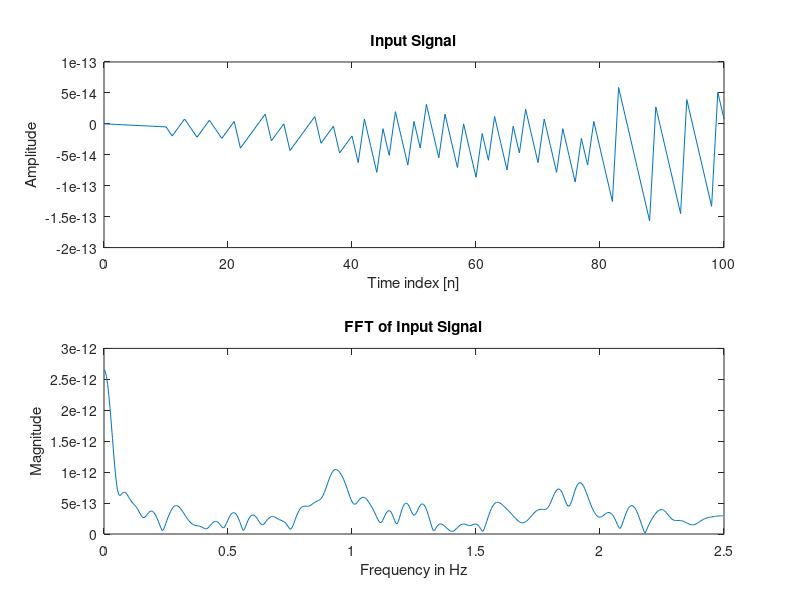

MATLAB code for this plot: (Note: this script raises an error after producing the figure.)
close all; 
clear all; 
clc;
% Define parameters
n = 0:100;    % Time samples
N = 1024;     % Number of FFT points
% User inputs for signal frequencies and filter parameters
f1 = input('Enter the frequency of signal-1 in Hz: ');
f2 = input('Enter the frequency of signal-2 in Hz: ');
fs = input('Enter the sampling frequency in Hz: ');
fpass = input('Enter the pass-band frequency: ');
fstop = input('Enter the stop-band frequency: ');
rp = input('Enter the passband ripple: ');
rs = input('Enter the stopband ripple: ');
% Generate signals
x1 = sin(2*pi*(f1/fs)*n);
x2 = sin(2*pi*(f2/fs)*n);
x = x1 + x2;
% Plot input signal
subplot(2, 1, 1);
plot(n, x);
xlabel('Time index [n]');
ylabel('Amplitude');
title('Input Signal');
% Compute FFT of input signal
f = abs(fft(x, N));
freq = (0:N-1)*(fs/N);
% Plot FFT of input signal
subplot(2, 1, 2);
plot(freq(1:N/2), f(1:N/2));
xlabel('Frequency in Hz');
ylabel('Magnitude');
title('FFT of Input Signal');
% Design Chebyshev Type II filter
[n, wc] = cheb2ord((2*fpass)/fs, (2*fstop)/fs, rp, rs);
[b, a] = cheby2(n, rs, wc);
% Frequency response of the filter
w = linspace(0, pi, 1024);
h = freqz(b, a, w);
% Filter the signal
filtered_signal = filter(b, a, x);
freq_domain = fft(filtered_signal, N);
% Plot FFT of the filtered signal
figure(2);
subplot(2, 1, 2);
plot(freq(1:N/2), abs(freq_domain(1:N/2)));
xlabel('Frequency in Hz');
ylabel('Magnitude');
title('FFT of LPF Filtered Signal');
% Plot frequency response of the filter
subplot(2, 1, 1);
plot((w/pi)*(fs/2), abs(h)); % Convert frequency axis to Hz
xlabel('Frequency in Hz');
ylabel('Amplitude');
title('Frequency Response of LPF');